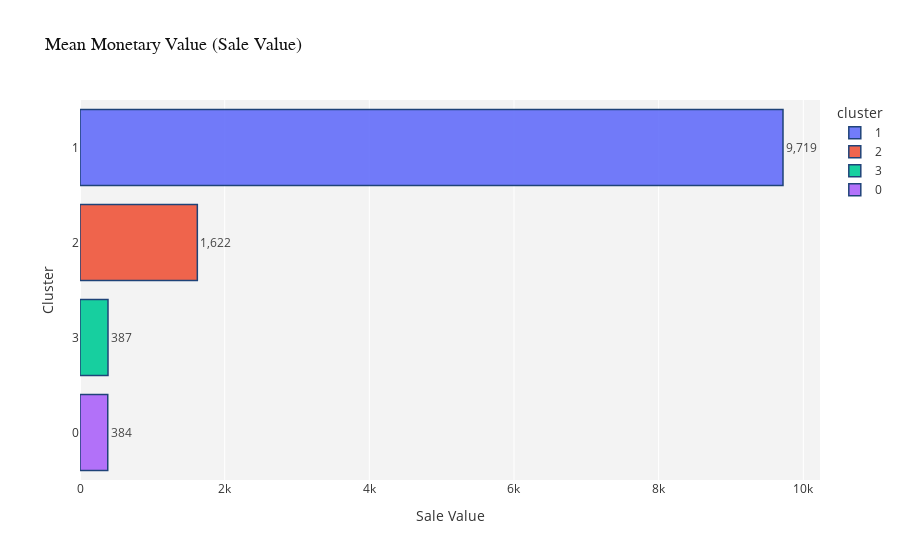
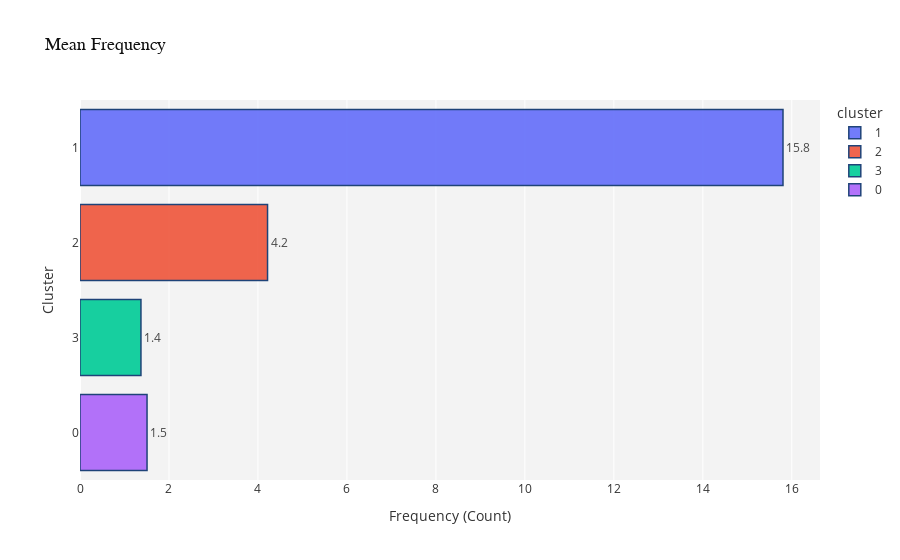
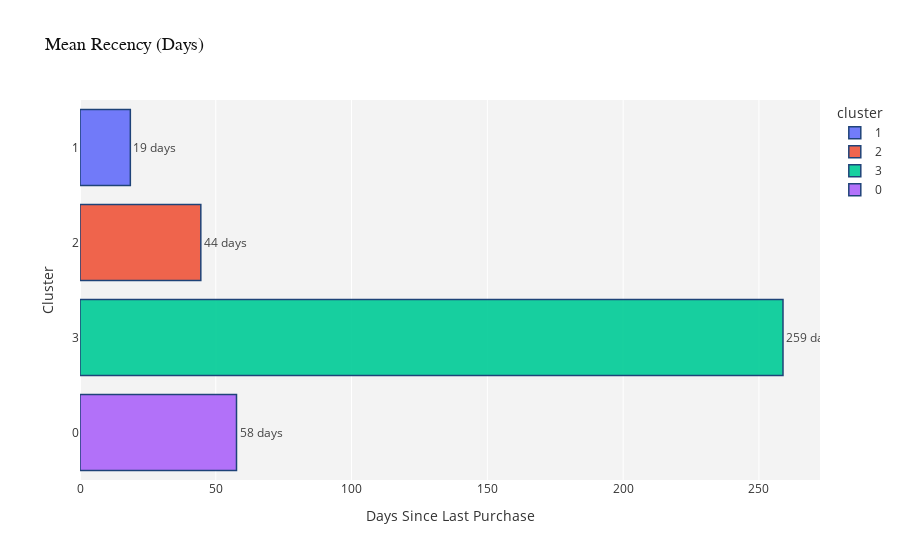

The cell these charts' notebook holds for them, in order:
### Markdown cell above
# Pipeline start

### Code cell
# End-to-end
results = full_clustering_pipeline(
    df_loaded,
    k_range=range(1, 11),
    default_k=4,
    cols_to_scale=["sale_value_log", "frequency_log", "recency_days"],
    cluster_map_names={
        0: "At-Risk Customers",
        1: "Top-Value Customers",
        2: "High-Value Customers",
        3: "Average Customers",
    },
)

df_cluster = results["df_cluster"]
df_real_values = results["df_real_values"]
cluster_desc = results["cluster_desc"]

### Figure 1 — Plotly figure (JSON) as saved in the notebook; plotly's stock layout.template omitted (floating-point values rounded to 4 significant figures)
{"data": [{"hovertemplate": "<b>Cluster %{y}</b><br>Mean Value: %{x:,.2f}<extra></extra>", "legendgroup": "1", "marker": {"color": "#636EFA", "line": {"color": "rgb(8,48,107)", "width": 1.5}, "pattern": {"shape": ""}}, "name": "1", "opacity": 0.9, "orientation": "h", "showlegend": true, "text": [9719.0], "textfont": {"color": "#333333", "size": 12}, "textposition": "outside", "texttemplate": "%{x:,.0f}", "type": "bar", "x": [9719.0], "xaxis": "x", "y": ["1"], "yaxis": "y"}, {"hovertemplate": "<b>Cluster %{y}</b><br>Mean Value: %{x:,.2f}<extra></extra>", "legendgroup": "2", "marker": {"color": "#EF553B", "line": {"color": "rgb(8,48,107)", "width": 1.5}, "pattern": {"shape": ""}}, "name": "2", "opacity": 0.9, "orientation": "h", "showlegend": true, "text": [1622.0], "textfont": {"color": "#333333", "size": 12}, "textposition": "outside", "texttemplate": "%{x:,.0f}", "type": "bar", "x": [1622.0], "xaxis": "x", "y": ["2"], "yaxis": "y"}, {"hovertemplate": "<b>Cluster %{y}</b><br>Mean Value: %{x:,.2f}<extra></extra>", "legendgroup": "3", "marker": {"color": "#00CC96", "line": {"color": "rgb(8,48,107)", "width": 1.5}, "pattern": {"shape": ""}}, "name": "3", "opacity": 0.9, "orientation": "h", "showlegend": true, "text": [387.1], "textfont": {"color": "#333333", "size": 12}, "textposition": "outside", "texttemplate": "%{x:,.0f}", "type": "bar", "x": [387.1], "xaxis": "x", "y": ["3"], "yaxis": "y"}, {"hovertemplate": "<b>Cluster %{y}</b><br>Mean Value: %{x:,.2f}<extra></extra>", "legendgroup": "0", "marker": {"color": "#AB63FA", "line": {"color": "rgb(8,48,107)", "width": 1.5}, "pattern": {"shape": ""}}, "name": "0", "opacity": 0.9, "orientation": "h", "showlegend": true, "text": [383.6], "textfont": {"color": "#333333", "size": 12}, "textposition": "outside", "texttemplate": "%{x:,.0f}", "type": "bar", "x": [383.6], "xaxis": "x", "y": ["0"], "yaxis": "y"}], "layout": {"barmode": "relative", "font": {"color": "#333333"}, "hovermode": "y unified", "legend": {"title": {"text": "cluster"}, "tracegroupgap": 0}, "paper_bgcolor": "white", "plot_bgcolor": "rgba(240,240,240,0.8)", "title": {"font": {"color": "#111111", "family": "Arial", "size": 18}, "text": "Mean Monetary Value (Sale Value)"}, "xaxis": {"anchor": "y", "domain": [0, 1], "gridcolor": "white", "gridwidth": 1, "showgrid": true, "title": {"text": "Sale Value"}}, "yaxis": {"anchor": "x", "categoryarray": ["0", "3", "2", "1"], "categoryorder": "array", "domain": [0, 1], "showgrid": false, "title": {"text": "Cluster"}}}}

### Figure 2 — Plotly figure (JSON) as saved in the notebook; plotly's stock layout.template omitted (floating-point values rounded to 4 significant figures)
{"data": [{"hovertemplate": "<b>Cluster %{y}</b><br>Mean Frequency: %{x:.2f}<extra></extra>", "legendgroup": "1", "marker": {"color": "#636EFA", "line": {"color": "rgb(8,48,107)", "width": 1.5}, "pattern": {"shape": ""}}, "name": "1", "opacity": 0.9, "orientation": "h", "showlegend": true, "text": [15.8], "textfont": {"color": "#333333", "size": 12}, "textposition": "outside", "texttemplate": "%{x:.1f}", "type": "bar", "x": [15.8], "xaxis": "x", "y": ["1"], "yaxis": "y"}, {"hovertemplate": "<b>Cluster %{y}</b><br>Mean Frequency: %{x:.2f}<extra></extra>", "legendgroup": "2", "marker": {"color": "#EF553B", "line": {"color": "rgb(8,48,107)", "width": 1.5}, "pattern": {"shape": ""}}, "name": "2", "opacity": 0.9, "orientation": "h", "showlegend": true, "text": [4.216], "textfont": {"color": "#333333", "size": 12}, "textposition": "outside", "texttemplate": "%{x:.1f}", "type": "bar", "x": [4.216], "xaxis": "x", "y": ["2"], "yaxis": "y"}, {"hovertemplate": "<b>Cluster %{y}</b><br>Mean Frequency: %{x:.2f}<extra></extra>", "legendgroup": "3", "marker": {"color": "#00CC96", "line": {"color": "rgb(8,48,107)", "width": 1.5}, "pattern": {"shape": ""}}, "name": "3", "opacity": 0.9, "orientation": "h", "showlegend": true, "text": [1.37], "textfont": {"color": "#333333", "size": 12}, "textposition": "outside", "texttemplate": "%{x:.1f}", "type": "bar", "x": [1.37], "xaxis": "x", "y": ["3"], "yaxis": "y"}, {"hovertemplate": "<b>Cluster %{y}</b><br>Mean Frequency: %{x:.2f}<extra></extra>", "legendgroup": "0", "marker": {"color": "#AB63FA", "line": {"color": "rgb(8,48,107)", "width": 1.5}, "pattern": {"shape": ""}}, "name": "0", "opacity": 0.9, "orientation": "h", "showlegend": true, "text": [1.507], "textfont": {"color": "#333333", "size": 12}, "textposition": "outside", "texttemplate": "%{x:.1f}", "type": "bar", "x": [1.507], "xaxis": "x", "y": ["0"], "yaxis": "y"}], "layout": {"barmode": "relative", "font": {"color": "#333333"}, "hovermode": "y unified", "legend": {"title": {"text": "cluster"}, "tracegroupgap": 0}, "paper_bgcolor": "white", "plot_bgcolor": "rgba(240,240,240,0.8)", "title": {"font": {"color": "#111111", "family": "Arial", "size": 18}, "text": "Mean Frequency"}, "xaxis": {"anchor": "y", "domain": [0, 1], "gridcolor": "white", "gridwidth": 1, "showgrid": true, "title": {"text": "Frequency (Count)"}}, "yaxis": {"anchor": "x", "categoryarray": ["0", "3", "2", "1"], "categoryorder": "array", "domain": [0, 1], "showgrid": false, "title": {"text": "Cluster"}}}}

### Figure 3 — Plotly figure (JSON) as saved in the notebook; plotly's stock layout.template omitted (floating-point values rounded to 4 significant figures)
{"data": [{"hovertemplate": "<b>Cluster %{y}</b><br>Mean Recency: %{x:,.0f} days<extra></extra>", "legendgroup": "1", "marker": {"color": "#636EFA", "line": {"color": "rgb(8,48,107)", "width": 1.5}, "pattern": {"shape": ""}}, "name": "1", "opacity": 0.9, "orientation": "h", "showlegend": true, "text": [18.54], "textfont": {"color": "#333333", "size": 12}, "textposition": "outside", "texttemplate": "%{x:.0f} days", "type": "bar", "x": [18.54], "xaxis": "x", "y": ["1"], "yaxis": "y"}, {"hovertemplate": "<b>Cluster %{y}</b><br>Mean Recency: %{x:,.0f} days<extra></extra>", "legendgroup": "2", "marker": {"color": "#EF553B", "line": {"color": "rgb(8,48,107)", "width": 1.5}, "pattern": {"shape": ""}}, "name": "2", "opacity": 0.9, "orientation": "h", "showlegend": true, "text": [44.49], "textfont": {"color": "#333333", "size": 12}, "textposition": "outside", "texttemplate": "%{x:.0f} days", "type": "bar", "x": [44.49], "xaxis": "x", "y": ["2"], "yaxis": "y"}, {"hovertemplate": "<b>Cluster %{y}</b><br>Mean Recency: %{x:,.0f} days<extra></extra>", "legendgroup": "3", "marker": {"color": "#00CC96", "line": {"color": "rgb(8,48,107)", "width": 1.5}, "pattern": {"shape": ""}}, "name": "3", "opacity": 0.9, "orientation": "h", "showlegend": true, "text": [258.9], "textfont": {"color": "#333333", "size": 12}, "textposition": "outside", "texttemplate": "%{x:.0f} days", "type": "bar", "x": [258.9], "xaxis": "x", "y": ["3"], "yaxis": "y"}, {"hovertemplate": "<b>Cluster %{y}</b><br>Mean Recency: %{x:,.0f} days<extra></extra>", "legendgroup": "0", "marker": {"color": "#AB63FA", "line": {"color": "rgb(8,48,107)", "width": 1.5}, "pattern": {"shape": ""}}, "name": "0", "opacity": 0.9, "orientation": "h", "showlegend": true, "text": [57.63], "textfont": {"color": "#333333", "size": 12}, "textposition": "outside", "texttemplate": "%{x:.0f} days", "type": "bar", "x": [57.63], "xaxis": "x", "y": ["0"], "yaxis": "y"}], "layout": {"barmode": "relative", "font": {"color": "#333333"}, "hovermode": "y unified", "legend": {"title": {"text": "cluster"}, "tracegroupgap": 0}, "paper_bgcolor": "white", "plot_bgcolor": "rgba(240,240,240,0.8)", "title": {"font": {"color": "#111111", "family": "Arial", "size": 18}, "text": "Mean Recency (Days)"}, "xaxis": {"anchor": "y", "domain": [0, 1], "gridcolor": "white", "gridwidth": 1, "showgrid": true, "title": {"text": "Days Since Last Purchase"}}, "yaxis": {"anchor": "x", "categoryarray": ["0", "3", "2", "1"], "categoryorder": "array", "domain": [0, 1], "showgrid": false, "title": {"text": "Cluster"}}}}
